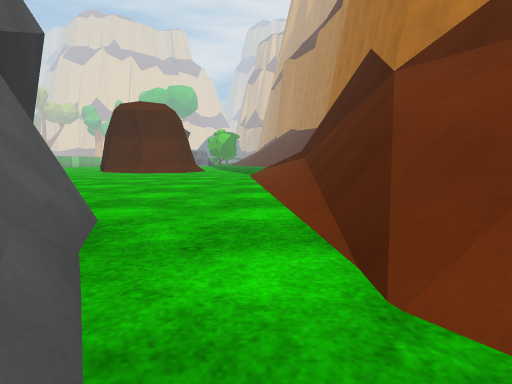
[1] (above)

24 first-person views from a walk through a Unity game level. The camera is 0.68 m above the floor, tilts 6° down and sees 80° across. The floor is counted in squares, 1 m on a side. Each view is taken from the middle of a square. On the plan, view 1 faces up. The plan holds only what a view shows up to about 10 squares ahead; the rest is blank. The place goes on beyond the plan. Surface patterns are stand-ins for the level's own textures.

[2]
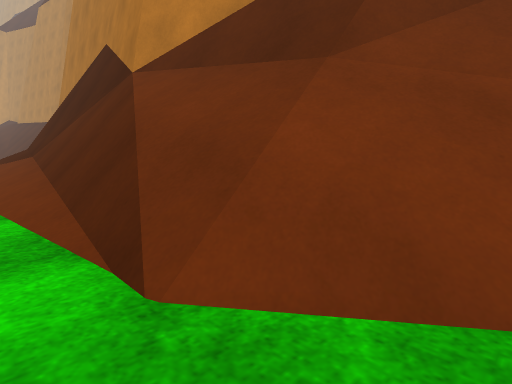

[3]
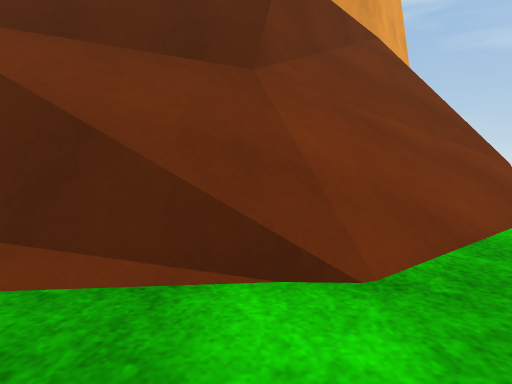

[4]
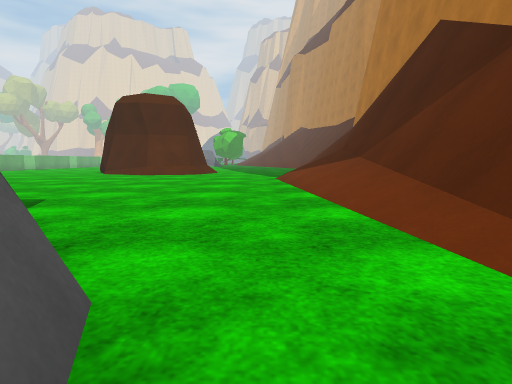

[5]
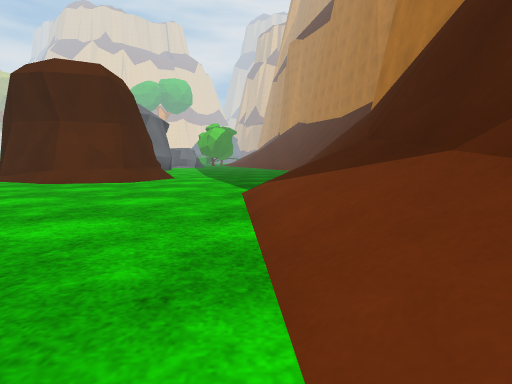

[6]
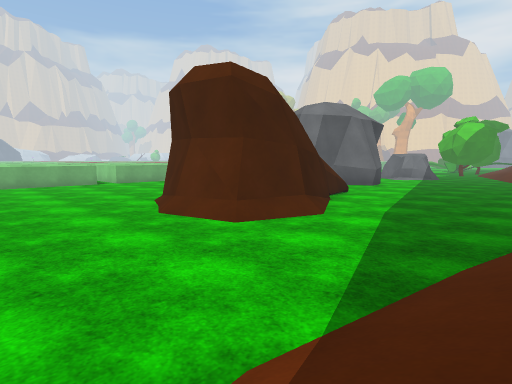

[7]
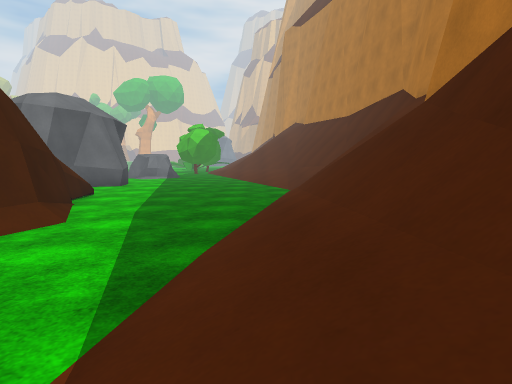

[8]
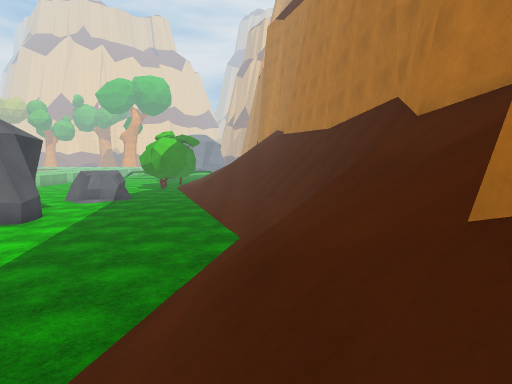

[9]
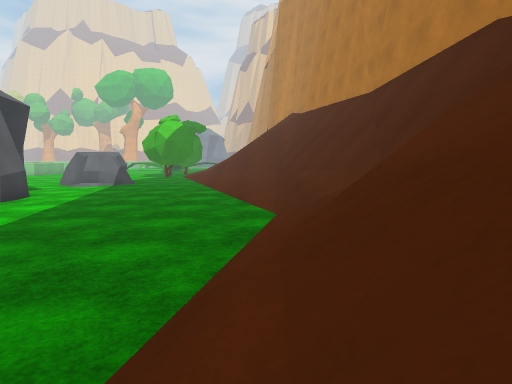

[10]
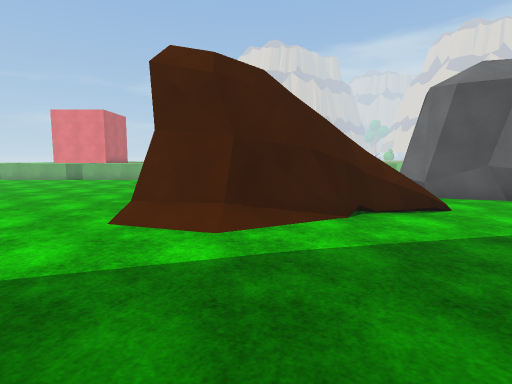

[11]
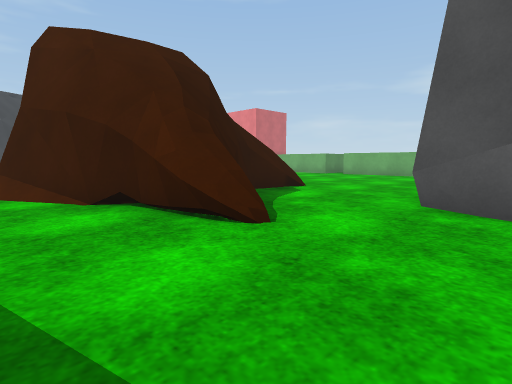

[12]
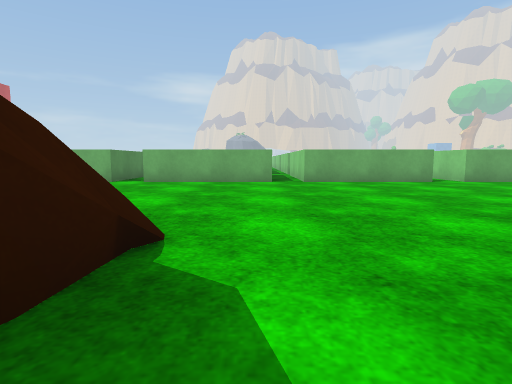

[13]
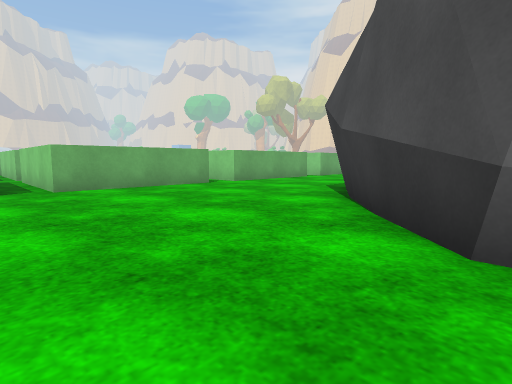

[14]
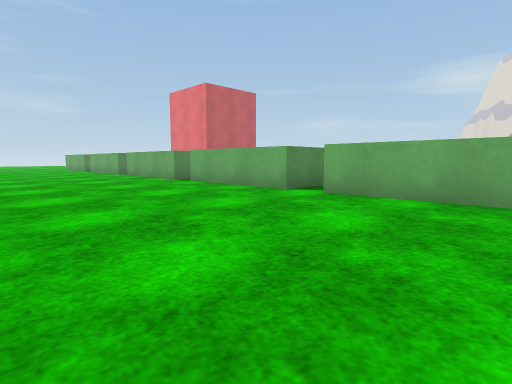

[15]
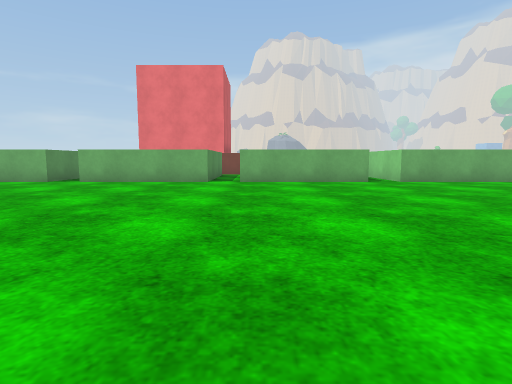

[16]
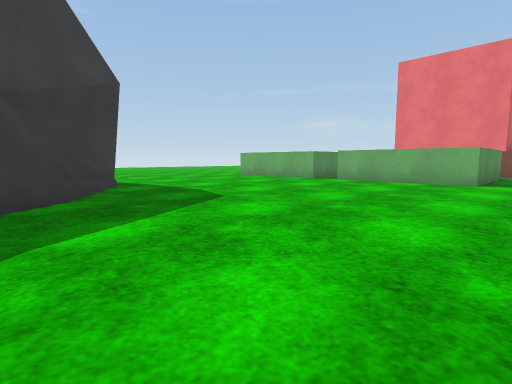

[17]
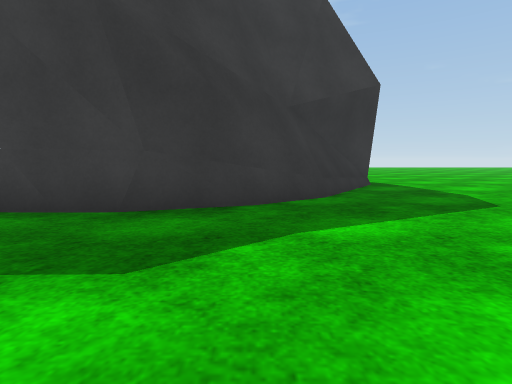

[18]
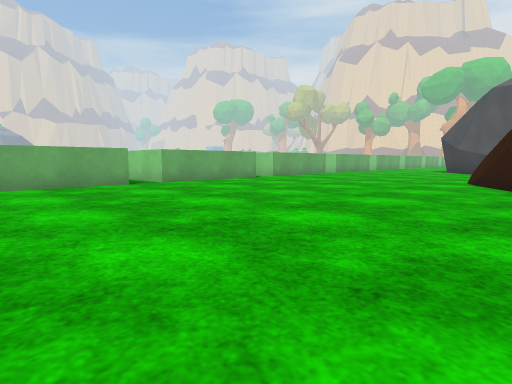

[19]
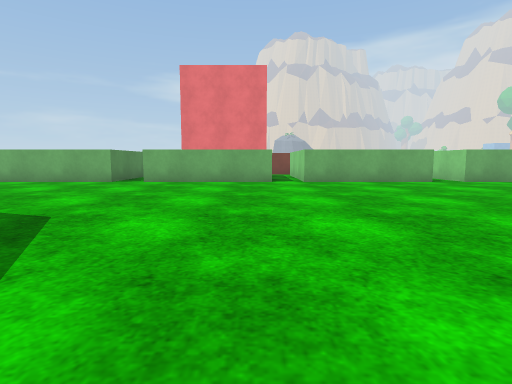

[20]
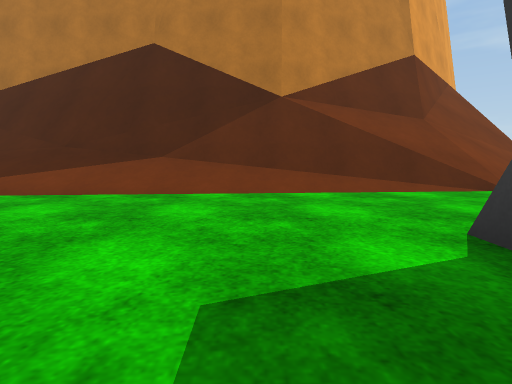

[21]
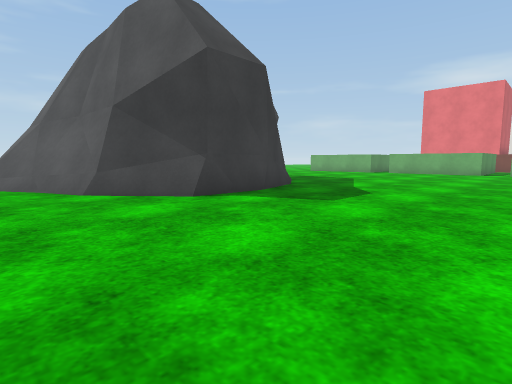

[22]
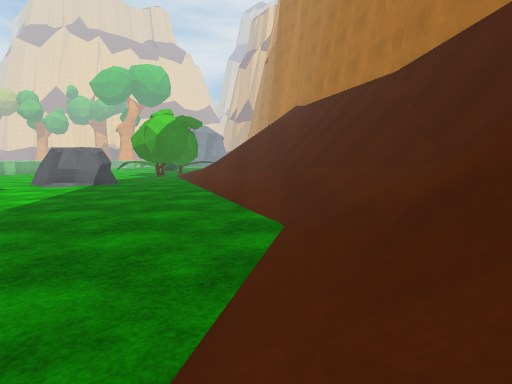

[23]
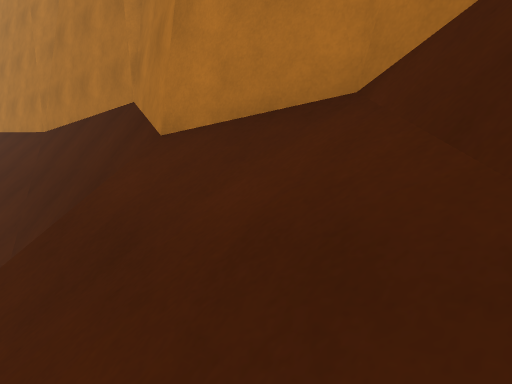

[24]
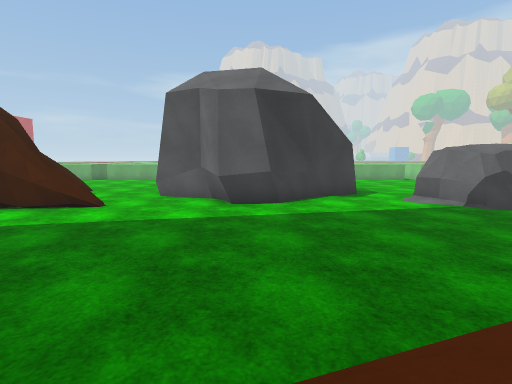

### Floor plan
Key: @ floor where view 1 was taken; # wall or solid block; . floor; / step, stairs or slope; = window, fence, low wall or low ledge; ^ raised ledge; v drop or lower ground; R rock.
Columns run from 20 left of view 1 to 7 right of it. Each row starts with its distance up from view 1.
 35               RR
 34               RR.
 33              RR....
 32              .......
 31              ........
 30    ^ ...     R......./////#
 29    ^....     R......./////#
 28    .....R    RR.......////^
 27    ^....RR  RRR.......////^
 26    ^.....RR R..........//=^
 25    ^......RRR..........//^^
 24 ^^^^.......R...........//^^
 23 ..............# ......////^
 22    ^..........##......////#
 21    ^.......###=#......////#
 20    ^.......######...../////^
 19    ^.......#    #..../////#^
 18    ........##   #....////=^
 17   ^^........#####....///#
 16    ^.........////....///^
 15    ^................///=^
 14   ^^................///^
 13    .................///^
 12    ^................//^^
 11    ^................//#
 10    ^................//#
  9    ^................//#
  8  ..................../#^
  7 ^^^^................./##
  6    ^.................=##
  5    ^..........####...##=^
  4    ^.........##  #...v/#^
  3    .........##   ##..v/=^
  2    ^.......##     #..=//#^
  1    ^......##      ##.////#^
  0    ^......#        #@.////#^

Positions as (right, up) in squares from view 1, and headings:
1: (0, 0), facing up
2: (0, 0), facing up-right
3: (-1, 2), facing right
4: (-1, 2), facing up
5: (0, 7), facing up
6: (1, 12), facing up-left
7: (1, 12), facing up
8: (3, 16), facing up
9: (2, 18), facing up
10: (2, 19), facing left
11: (-3, 26), facing down-left
12: (-7, 22), facing left
13: (-9, 22), facing up-left
14: (-11, 22), facing down-left
15: (-7, 9), facing left
16: (-7, 9), facing down-left
17: (-7, 9), facing down
18: (-8, 9), facing up-left
19: (-7, 7), facing left
20: (-6, 7), facing right
21: (0, 10), facing down-left
22: (2, 20), facing up
23: (4, 18), facing up-right
24: (3, 28), facing left
